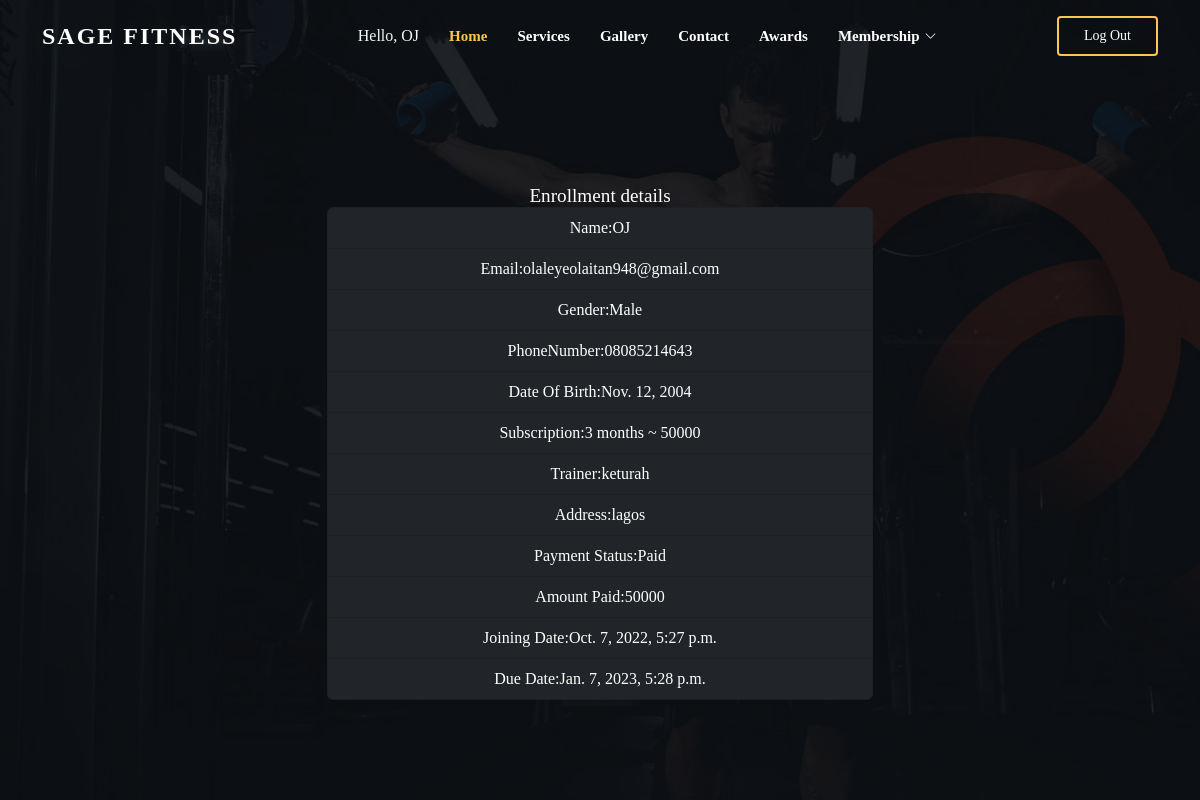
The app's page /profile (signed in) with its own data.
### authapp/models.py (models this page shows)
class Enrollment(models.Model):
    FullName=models.CharField(max_length=25)
    Email=models.EmailField()
    Gender=models.CharField(max_length=15)
    PhoneNumber=models.CharField(max_length=11)
    DOB=models.DateField()
    SelectMembershipplan=models.CharField(max_length=30)
    SelectTrainer=models.CharField(max_length=45)
    Address=models.TextField()
    paymentStatus=models.CharField(max_length=45,blank=True,null=True)
    Price=models.IntegerField(max_length=45,blank=True,null=True)
    DueDate=models.DateTimeField(null=True,blank=True)
    timeStamp=models.DateTimeField(auto_now_add=True,blank=True)
    def __str__(self):
        return self.FullName

### authapp/views.py (the view)
# urls.py: path('profile',views.profile,name="profile"),
def profile(request):
    if not request.user.is_authenticated:
        messages.warning(request,"Please Login and try again")
        return redirect("/login")
    user_name=request.user
    posts=Enrollment.objects.filter(FullName=user_name)
    print(posts)
    context={"posts":posts}
    return render(request,"profile.html",context)

### templates/profile.html (shortened to what this page needs)
{% extends "base.html" %} {% block title %} Profile {% endblock title %} {% block head %}
<h2 style="color:white ;font-family:Georgia, 'Times New Roman', Times, serif;font-size: medium;"><big>Enrollment details</big></h2>
<div>
    <div style="font-family:Georgia, 'Times New Roman', Times, serif;">
        {%for post in posts%}
        <ul class="list-group">
            <li class="list-group-item bg-dark text-white">
                Name:{{post.FullName}}
            </li>
            <li class="list-group-item bg-dark text-white">
                Email:{{post.Email}}
            </li>
            <li class="list-group-item bg-dark text-white">
                Gender:{{post.Gender}}
            </li>
            <li class="list-group-item bg-dark text-white">
                PhoneNumber:{{post.PhoneNumber}}
            </li>
            <li class="list-group-item bg-dark text-white">
                Date Of Birth:{{post.DOB}}
            </li>
            <li class="list-group-item bg-dark text-white">
                Subscription:{{post.SelectMembershipplan}}
            </li>
            <li class="list-group-item bg-dark text-white">
                Trainer:{{post.SelectTrainer}}
            </li>
            <li class="list-group-item bg-dark text-white">
                Address:{{post.Address}}
            </li>
            <li class="list-group-item bg-dark text-white">
                Payment Status:{{post.paymentStatus}}
            </li>
            <li class="list-group-item bg-dark text-white">
                Amount Paid:{{post.Price}}
            </li>
            <li class="list-group-item bg-dark text-white">
                Joining Date:{{post.timeStamp}}
            </li>
            <li class="list-group-item bg-dark text-white">
                Due Date:{{post.DueDate}}
            </li>
        </ul>
        {% endfor%}
    </div>
</div>
{% endblock head %}

### templates/base.html (shortened to what this page needs)
{% load static %}
<!DOCTYPE html>
<html lang="en">
<head>
    <link href="static/assets//vendor/aos/aos.css" rel="stylesheet">
    <link href="static/assets//vendor/bootstrap/css/bootstrap.min.css" rel="stylesheet">
    <link href="static/assets//vendor/bootstrap-icons/bootstrap-icons.css" rel="stylesheet">
    <link href="static/assets//vendor/boxicons/css/boxicons.min.css" rel="stylesheet">
    <link href="static/assets//vendor/glightbox/css/glightbox.min.css" rel="stylesheet">
    <link href="static/assets//vendor/remixicon/remixicon.css" rel="stylesheet">
    <link href="static/assets//vendor/swiper/swiper-bundle.min.css" rel="stylesheet">
    <link href="static/assets//css/style.css" rel="stylesheet">
</head>
<body style="font-family:Georgia, 'Times New Roman', Times, serif; font-size: medium;">
    <header id="header" class="fixed-top ">
        <div class="container d-flex align-items-center justify-content-lg-between">
            <h1 class="logo me-auto me-lg-0" style="font-family:Georgia, 'Times New Roman', Times, serif;font-size:x-large"><a href="/">Sage Fitness</a></h1>
            <nav id="navbar" class="navbar order-last order-lg-0">
                <ul>
                    {% if request.user.is_authenticated %}
                    <li style="color: whitesmoke;">Hello, {{user.username}}</li>
                    {% endif %}
                    <li><a class="nav-link scrollto active" href="/">Home</a></li>
                    <li><a class="nav-link scrollto" href="/services">Services</a></li>
                    <li><a class="nav-link scrollto " href="/gallery">Gallery</a></li>
                    <li><a class="nav-link scrollto" href="/contact">Contact</a></li>
                    {% if request.user.is_authenticated %}
                    <li><a class="nav-link scrollto" href="/achievements">Awards</a></li>
                    {% endif %}
                    <li class="dropdown"><a href="#"><span>Membership</span> <i class="bi bi-chevron-down"></i></a>
                    </li>
                </ul>
            </nav>
            {% if not request.user.is_authenticated %}
            <a href="/login" class="get-started-btn scrollto">Login</a>
            <a href="/signup" class="get-started-btn scrollto">Sign Up</a> {% else %}
            <a href="/logout" class="get-started-btn scrollto">Log Out</a> {% endif %}
        </div>
    </header>
    <section id="hero" class="d-flex align-items-center justify-content-center" style='background-image: url("static/assets//img/slide-01.jpg");'>
        <div class="container" data-aos="fade-up">
            <div class="row justify-content-center" data-aos="fade-up" data-aos-delay="150">
                <div class="col-xl-6 col-lg-8">
                    {% block head %} {% endblock head %}
                </div>
            </div>
        </div>
    </section>
</body>
</html>

### static/assets/css/style.css (style rules this page uses)
body { font-family: "Open Sans", sans-serif; color: #444444; }
a { color: #ffc451; text-decoration: none; }
h1, h2, h3, h4, h5, h6 { font-family: "Raleway", sans-serif; }
#header { transition: all 0.5s; z-index: 997; padding: 15px 0; }
#header .logo { font-size: 32px; margin: 0; padding: 0; line-height: 1; font-weight: 700; letter-spacing: 2px; text-transform: uppercase; }
#header .logo a { color: #fff; }
.get-started-btn { color: #fff; border-radius: 4px; padding: 7px 25px 8px 25px; white-space: nowrap; transition: 0.3s; font-size: 14px; display: inline-block; border: 2px solid #ffc451; }
.navbar { padding: 0; }
.navbar ul { margin: 0; padding: 0; display: flex; list-style: none; align-items: center; }
.navbar li { position: relative; }
.navbar a, .navbar a:focus { display: flex; align-items: center; justify-content: space-between; padding: 10px 0 10px 30px; font-size: 15px; font-weight: 600; color: #fff; white-space: nowrap; transition: 0.3s; }
.navbar a i, .navbar a:focus i { font-size: 12px; line-height: 0; margin-left: 5px; }
.navbar a:hover, .navbar .active, .navbar .active:focus, .navbar li:hover>a { color: #ffc451; }
#hero { width: 100%; height: 100vh; background-size: cover; position: relative; }
#hero:before { content: ""; background: rgba(0, 0, 0, 0.6); position: absolute; bottom: 0; top: 0; left: 0; right: 0; }
#hero .container { position: relative; padding-top: 74px; text-align: center; }
#hero h2 { color: rgba(255, 255, 255, 0.9); margin: 10px 0 0 0; font-size: 24px; }
@media (min-width: 1024px) { #hero { background-attachment: fixed; } }
section { padding: 60px 0; overflow: hidden; }

### records on screen
Enrollment: FullName "OJ", Email "olaleyeolaitan948@gmail.com", Gender "Male", PhoneNumber "08085214643", DOB "Nov. 12, 2004", SelectMembershipplan "3 months ~ 50000", SelectTrainer "keturah", Address "lagos", paymentStatus "Paid", Price "50000", timeStamp "Oct. 7, 2022, 5:27 p.m.", DueDate "Jan. 7, 2023, 5:28 p.m."

### other values on screen
{{ user.username }} "OJ"
